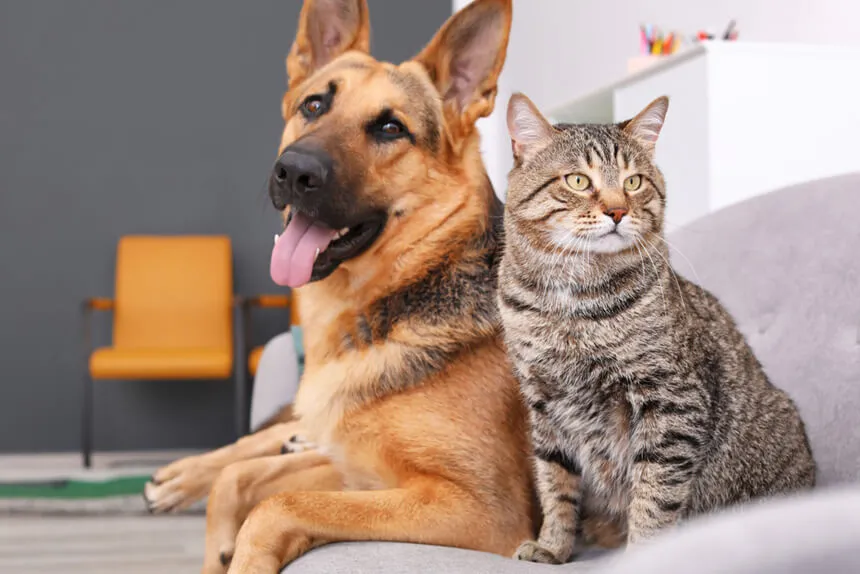
#> input picture ejercicioscapitulo7/perrogato.jpg, 860 x 574 px
$ python deteccion_gatos.py
#> lines starting #> are read from the running program, lines starting #| are printed output that depends on the picture; after the words box and inside, x2 and y2 are one past the last pixel; in counts of white or black regions, pixels touching at a corner belong together
#deteccion_gatos.py
import cv2
import matplotlib.pyplot as plt
cat_cas = cv2.CascadeClassifier(cv2.data.haarcascades + 'haarcascade_frontalcatface.xml')
img = cv2.imread('perrogato.jpg')
#> img is the input picture: shape (574, 860, 3); mean B, G, R 129.5, 141.2, 162.7
gray = cv2.cvtColor(img, cv2.COLOR_BGR2GRAY)
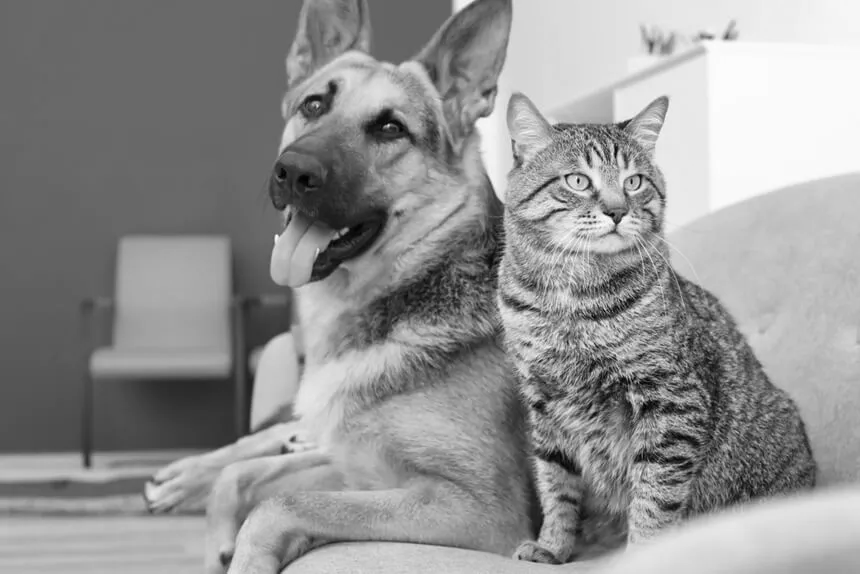
#> gray: shape (574, 860); min 0, max 255, mean 146.3
cats = cat_cas.detectMultiScale(gray, 1.1, 5)
#> cats = [[544, 129, 127, 127]]
for (x,y,w,h) in cats: cv2.rectangle(img,(x,y),(x+w,y+h),(0,128,255),2)
#> this loop made 1 pass
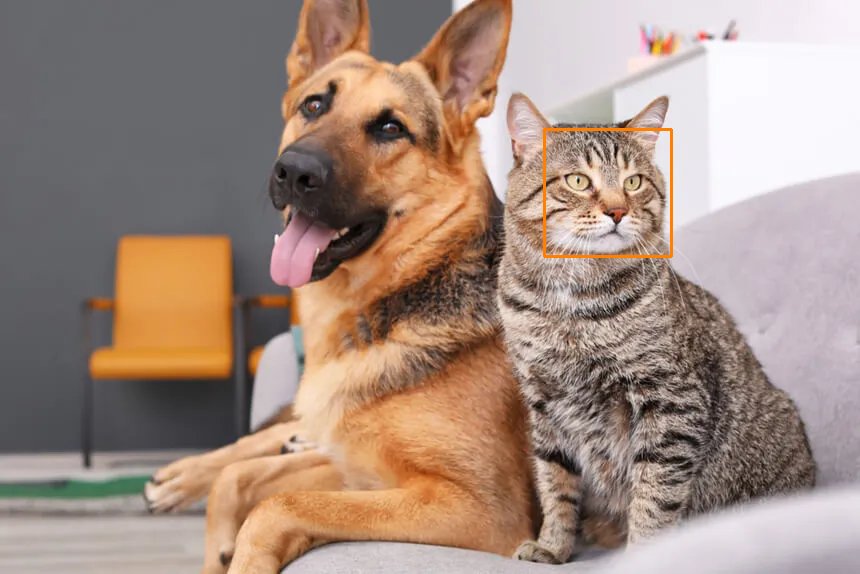
#> img: shape (574, 860, 3); 0.31% of pixels changed, all inside (x1, y1, x2, y2) = (543, 128, 673, 258)
plt.imshow(cv2.cvtColor(img, cv2.COLOR_BGR2RGB))
plt.axis('off')
plt.show()

$ run again, with ejercicioscapitulo7/coches.jpg copied over ejercicioscapitulo7/perrogato.jpg
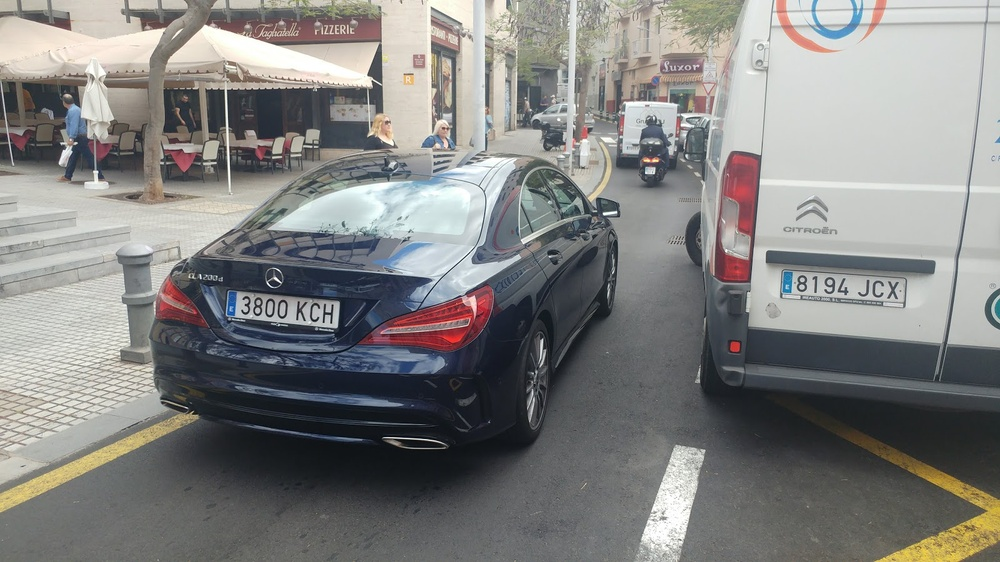
#> input picture ejercicioscapitulo7/coches.jpg, 1000 x 562 px, shrunk from 1600 x 900 before the run
#> img is the input picture: shape (562, 1000, 3); mean B, G, R 128.8, 130.3, 130.4
#> `gray = cv2.cvtColor(img, cv2.COLOR_BGR2GRAY)`:
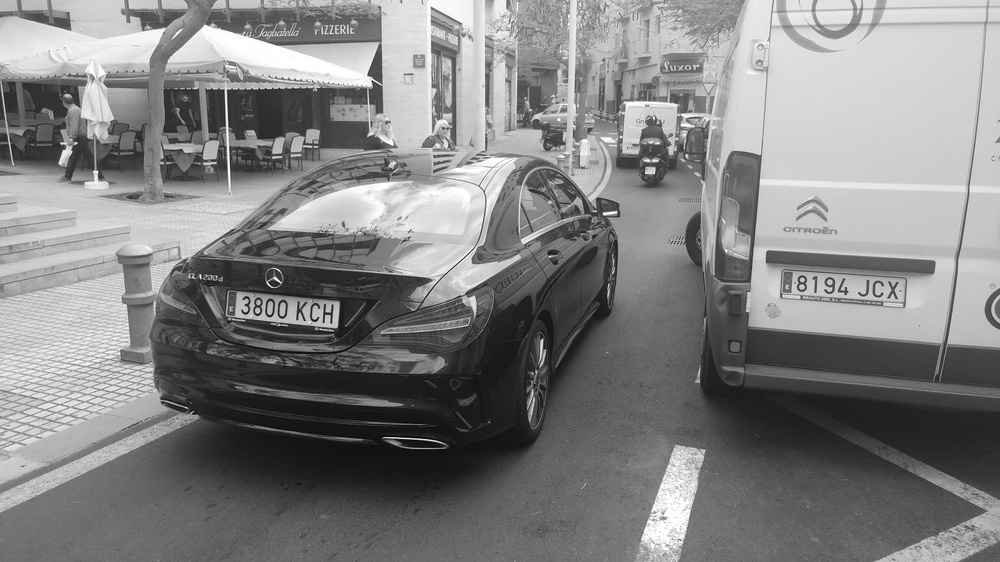
#> gray: shape (562, 1000); min 0, max 255, mean 130.1
#> cats = ()

$ run again, with ejercicioscapitulo7/multitud.jpg copied over ejercicioscapitulo7/perrogato.jpg
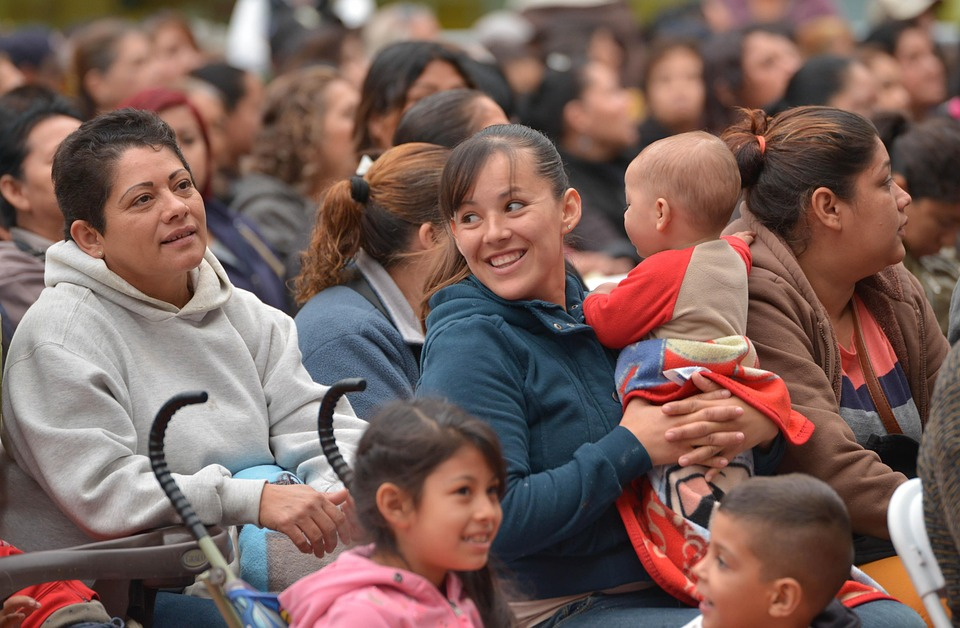
#> input picture ejercicioscapitulo7/multitud.jpg, 960 x 628 px
#> img is the input picture: shape (628, 960, 3); mean B, G, R 90.3, 96.6, 122.2
#> `gray = cv2.cvtColor(img, cv2.COLOR_BGR2GRAY)`:
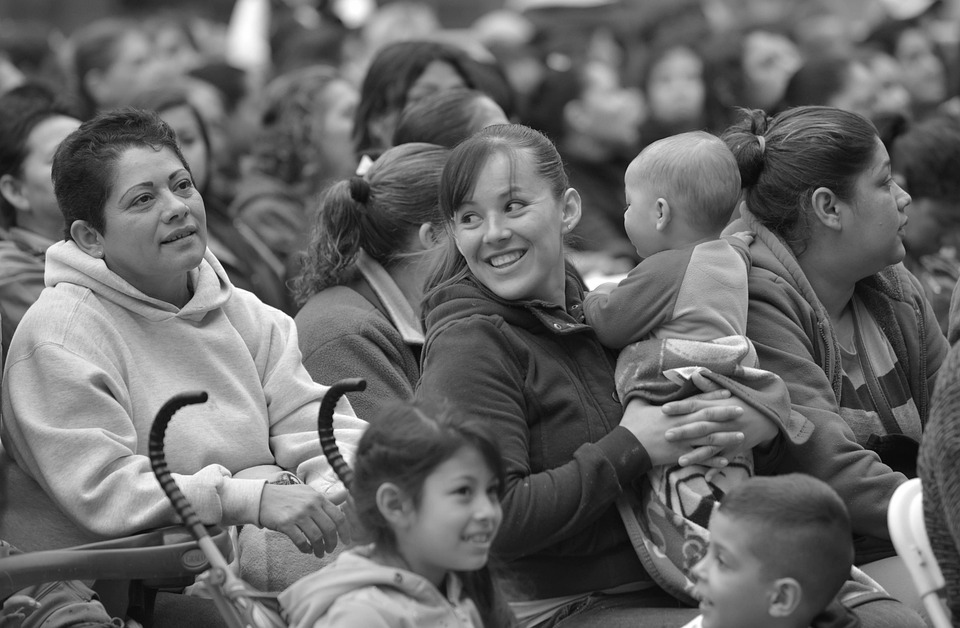
#> gray: shape (628, 960); min 2, max 255, mean 103.5
#> cats = [[266, 138, 59, 59]]
#> the loop `for (x,y,w,h) in cats: cv2.rectangle(img,(x,y),(x+w,y+h),(0,128,255),2)` made 1 pass
#> after the loop `for (x,y,w,h) in cats: cv2.rectangle(img,(x,y),(x+w,y+h),(0,128,255),2)`:
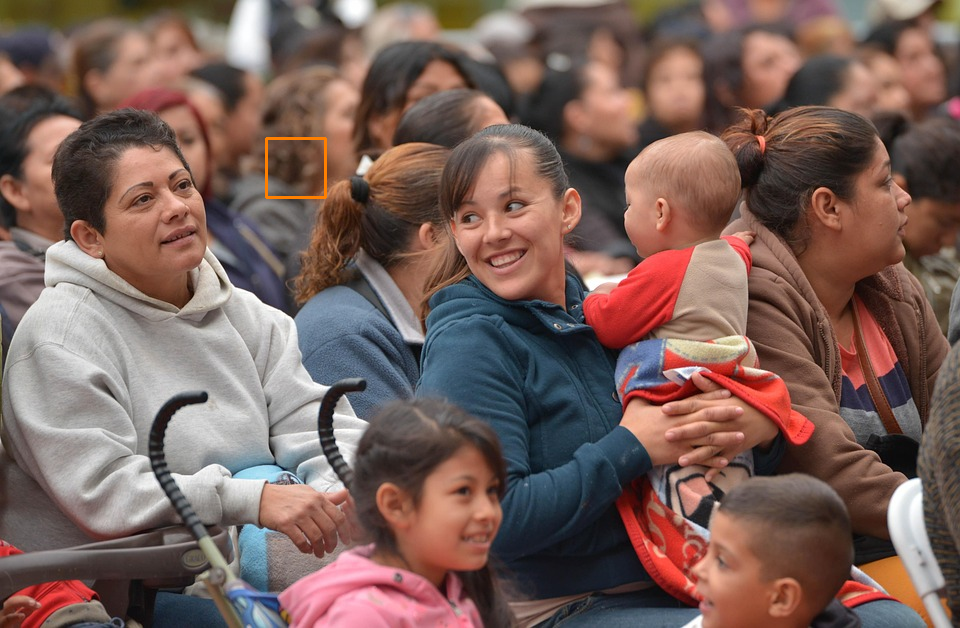
#> img: shape (628, 960, 3); 0.12% of pixels changed, all inside (x1, y1, x2, y2) = (265, 137, 327, 199)

$ run again, with ejercicioscapitulo7/personas.png saved as ejercicioscapitulo7/perrogato.jpg
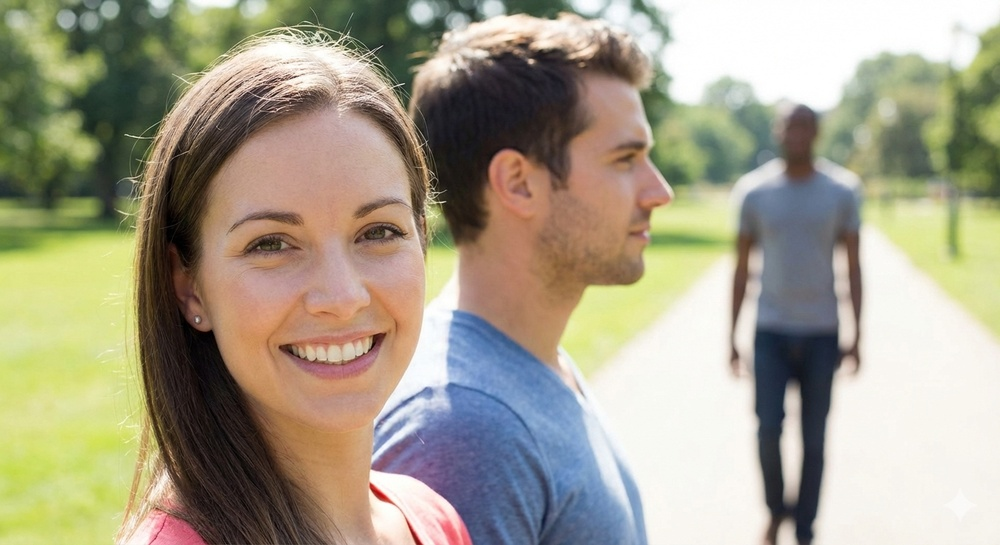
#> input picture ejercicioscapitulo7/personas.png, 1000 x 545 px, shrunk from 1408 x 768 before the run
#> img is the input picture: shape (545, 1000, 3); mean B, G, R 137.8, 158.5, 164.8
#> `gray = cv2.cvtColor(img, cv2.COLOR_BGR2GRAY)`:
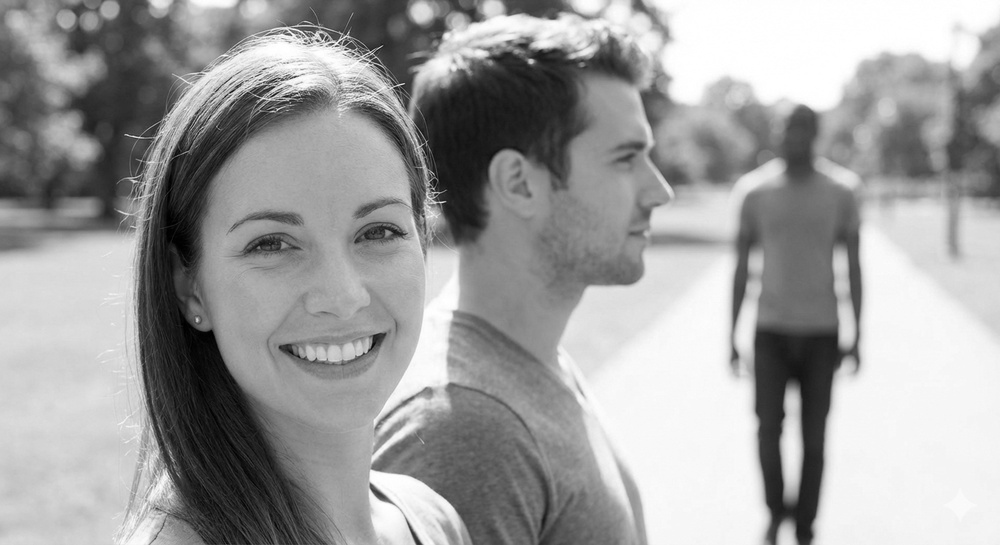
#> gray: shape (545, 1000); min 0, max 255, mean 158
#> cats = ()
